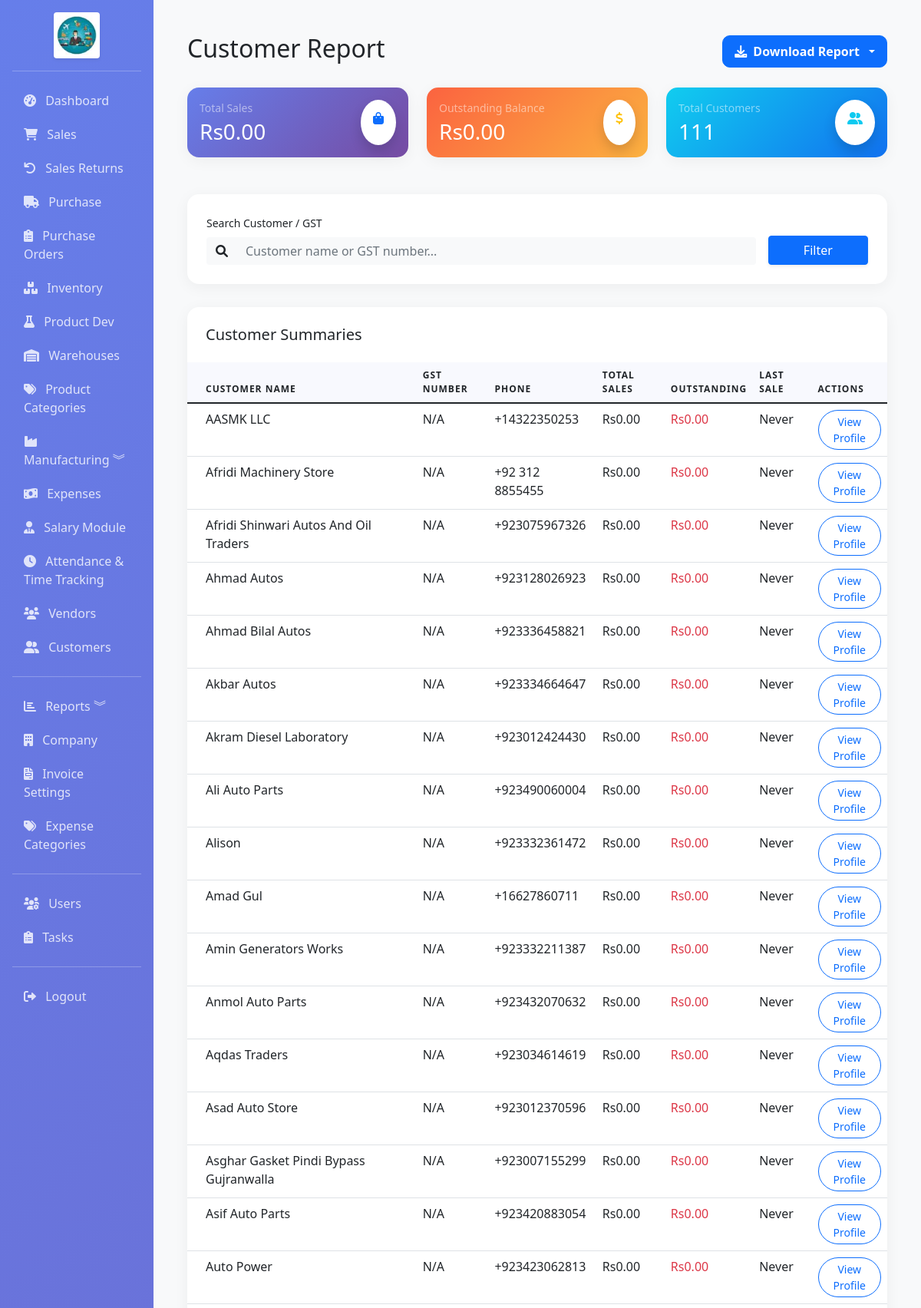
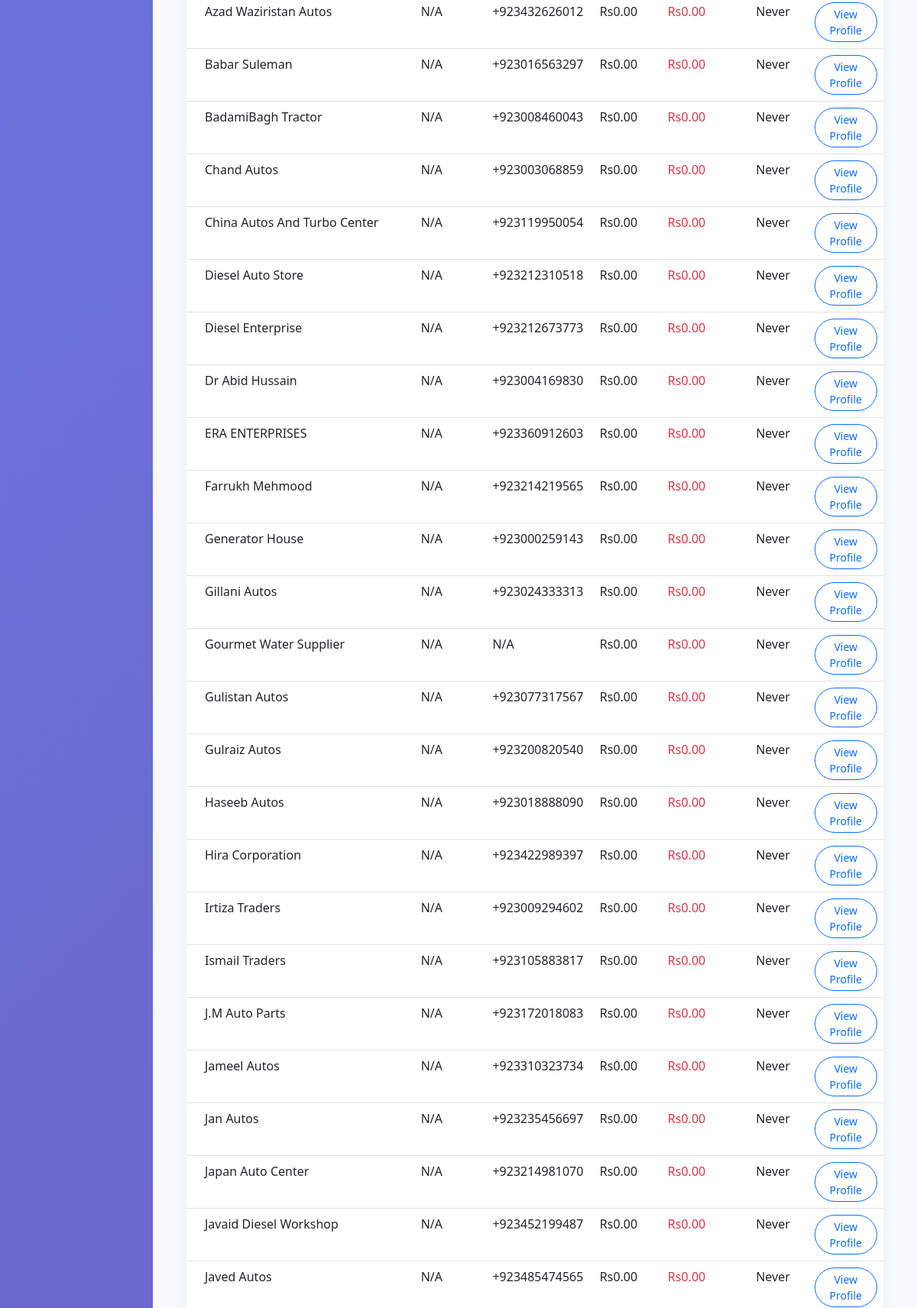
The page /reports/customer-report (signed in, upper part) on the database its author committed (2 pictures, top to bottom).
### app/models.py (models this page shows, shortened)
class Customer(db.Model):
    __tablename__ = 'customers'
    id = db.Column(db.Integer, primary_key=True)
    name = db.Column(db.String(100), nullable=False, index=True)
    email = db.Column(db.String(120), index=True)
    phone = db.Column(db.String(20))
    address = db.Column(db.Text)
    gst_number = db.Column(db.String(20), index=True)
    pan_number = db.Column(db.String(20))
    contact_person = db.Column(db.String(100))
    payment_terms = db.Column(db.Integer, default=30)  # Days
    credit_limit = db.Column(db.Float, default=0)
    opening_balance = db.Column(db.Float, default=0)
    is_active = db.Column(db.Boolean, default=True)
    created_at = db.Column(db.DateTime, default=datetime.utcnow)
    updated_at = db.Column(db.DateTime, default=datetime.utcnow, onupdate=datetime.utcnow)
    sales = db.relationship('Sale', backref='customer', lazy=True, cascade='all, delete-orphan')
    advances = db.relationship('CustomerAdvance', backref='customer', lazy=True, cascade='all, delete-orphan')
    @property
    def total_sales(self):
        return sum(sale.total for sale in self.sales)
    @property
    def outstanding_balance(self):
        return sum(sale.total - sale.paid_amount for sale in self.sales if sale.status != 'paid')

### app/routes/reports.py (the view)
@bp.route('/customer-report')
@login_required
def customer_report():
    search = request.args.get('search', '')
    query = Customer.query
    if search:
        query = query.filter(or_(Customer.name.ilike(f'%{search}%'), Customer.gst_number.ilike(f'%{search}%')))
    customers = query.order_by(Customer.name).all()
    total_sales = sum(c.total_sales for c in customers)
    total_outstanding = sum(c.outstanding_balance for c in customers)
    return render_template('reports/customer_report.html',
                         customers=customers,
                         search=search,
                         total_sales=total_sales,
                         total_outstanding=total_outstanding)

### app/models.py (called while the page is built)
    @property
    def is_admin(self):
        return self.role == 'admin'

### app/templates/reports/customer_report.html (shortened to what this page needs)
{% extends "base.html" %}
{% block content %}
<div class="container-fluid py-4">
    <div class="d-flex justify-content-between align-items-center mb-4">
        <h2 class="font-weight-bold">Customer Report</h2>
        <div class="dropdown">
            <button class="btn btn-primary dropdown-toggle download-btn" type="button" id="downloadDropdown" data-bs-toggle="dropdown" aria-expanded="false">
                <i class="fas fa-download"></i> Download Report
            </button>
        </div>
    </div>
    <div class="row mb-4">
        <div class="col-xl-4 col-md-6 mb-4">
            <div class="card report-card bg-gradient-primary text-white">
                <div class="card-body">
                    <div class="d-flex justify-content-between">
                        <div>
                            <p class="text-white-50 small mb-1">Total Sales</p>
                            <h3 class="mb-0">Rs{{ "%.2f"|format(total_sales) }}</h3>
                        </div>
                        <div class="icon icon-shape bg-white text-primary rounded-circle shadow">
                            <i class="fas fa-shopping-bag p-3"></i>
                        </div>
                    </div>
                </div>
            </div>
        </div>
        <div class="col-xl-4 col-md-6 mb-4">
            <div class="card report-card bg-gradient-warning text-white">
                <div class="card-body">
                    <div class="d-flex justify-content-between">
                        <div>
                            <p class="text-white-50 small mb-1">Outstanding Balance</p>
                            <h3 class="mb-0">Rs{{ "%.2f"|format(total_outstanding) }}</h3>
                        </div>
                        <div class="icon icon-shape bg-white text-warning rounded-circle shadow">
                            <i class="fas fa-dollar-sign p-3"></i>
                        </div>
                    </div>
                </div>
            </div>
        </div>
        <div class="col-xl-4 col-md-6 mb-4">
            <div class="card report-card bg-gradient-info text-white">
                <div class="card-body">
                    <div class="d-flex justify-content-between">
                        <div>
                            <p class="text-white-50 small mb-1">Total Customers</p>
                            <h3 class="mb-0">{{ customers|length }}</h3>
                        </div>
                        <div class="icon icon-shape bg-white text-info rounded-circle shadow">
                            <i class="fas fa-user-friends p-3"></i>
                        </div>
                    </div>
                </div>
            </div>
        </div>
    </div>
    <div class="filter-section">
        <form method="GET" action="{{ url_for('reports.customer_report') }}" class="row g-3">
            <div class="col-md-10">
                <label class="form-label small font-weight-bold">Search Customer / GST</label>
                <div class="input-group">
                    <span class="input-group-text bg-light border-0"><i class="fas fa-search"></i></span>
                    <input type="text" name="search" class="form-control bg-light border-0" placeholder="Customer name or GST number..." value="{{ search }}">
                </div>
            </div>
            <div class="col-md-2 d-flex align-items-end">
                <button type="submit" class="btn btn-primary w-100 shadow-sm">Filter</button>
            </div>
        </form>
    </div>
    <div class="card report-card">
        <div class="card-header bg-transparent border-0 pt-4 px-4">
            <h5 class="mb-0">Customer Summaries</h5>
        </div>
        <div class="card-body px-0">
            <div class="table-responsive">
                <table class="table align-items-center table-flush">
                    <thead>
                        <tr>
                            <th class="px-4">Customer Name</th>
                            <th>GST Number</th>
                            <th>Phone</th>
                            <th>Total Sales</th>
                            <th>Outstanding</th>
                            <th>Last Sale</th>
                            <th>Actions</th>
                        </tr>
                    </thead>
                    <tbody>
                        {% for customer in customers %}
                        <tr>
                            <td class="px-4 font-weight-bold">{{ customer.name }}</td>
                            <td>{{ customer.gst_number or 'N/A' }}</td>
                            <td>{{ customer.phone or 'N/A' }}</td>
                            <td>Rs{{ "%.2f"|format(customer.total_sales) }}</td>
                            <td><span class="text-danger font-weight-bold">Rs{{ "%.2f"|format(customer.outstanding_balance) }}</span></td>
                            <td>
                                {% if customer.sales %}
                                {{ (customer.sales|sort(attribute='date', reverse=True))[0].date.strftime('%Y-%m-%d') }}
                                {% else %}
                                Never
                                {% endif %}
                            </td>
                            <td>
                                <a href="{{ url_for('sales.customer_profile', id=customer.id) }}" class="btn btn-sm btn-outline-primary rounded-pill">View Profile</a>
                            </td>
                        </tr>
                        {% endfor %}
                    </tbody>
                </table>
            </div>
        </div>
    </div>
</div>
{% endblock %}

### app/templates/reports/customer_report.html (style rules this page uses)
.report-card { border: none; border-radius: 15px; box-shadow: 0 4px 20px rgba(0,0,0,0.05); transition: transform 0.3s ease; background: white; }
.bg-gradient-primary { background: linear-gradient(135deg, #667eea 0%, #764ba2 100%); }
.bg-gradient-warning { background: linear-gradient(135deg, #fb6340 0%, #fbb140 100%); }
.bg-gradient-info { background: linear-gradient(135deg, #11cdef 0%, #1171ef 100%); }
.filter-section { background: white; padding: 25px; border-radius: 15px; box-shadow: 0 4px 20px rgba(0,0,0,0.05); margin-bottom: 30px; }
.table thead th { background-color: #f8f9fe; text-transform: uppercase; font-size: 0.75rem; letter-spacing: 1px; border-bottom: 1px solid #e9ecef; }
.download-btn { border-radius: 10px; padding: 8px 15px; font-weight: 600; display: inline-flex; align-items: center; gap: 8px; }

### rows shown on the page
Customer: name "AASMK LLC", gst_number "N/A", phone "+14322350253", total_sales "0.00", outstanding_balance "0.00"
Customer: name "Afridi Machinery Store", gst_number "N/A", phone "+92 312 8855455", total_sales "0.00", outstanding_balance "0.00"
Customer: name "Afridi Shinwari Autos And Oil Traders", gst_number "N/A", phone "+923075967326", total_sales "0.00", outstanding_balance "0.00"
Customer: name "Ahmad Autos", gst_number "N/A", phone "+923128026923", total_sales "0.00", outstanding_balance "0.00"
Customer: name "Ahmad Bilal Autos", gst_number "N/A", phone "+923336458821", total_sales "0.00", outstanding_balance "0.00"
Customer: name "Akbar Autos", gst_number "N/A", phone "+923334664647", total_sales "0.00", outstanding_balance "0.00"
Customer: name "Akram Diesel Laboratory", gst_number "N/A", phone "+923012424430", total_sales "0.00", outstanding_balance "0.00"
Customer: name "Ali Auto Parts", gst_number "N/A", phone "+923490060004", total_sales "0.00", outstanding_balance "0.00"
Customer: name "Alison", gst_number "N/A", phone "+923332361472", total_sales "0.00", outstanding_balance "0.00"
Customer: name "Amad Gul", gst_number "N/A", phone "+16627860711", total_sales "0.00", outstanding_balance "0.00"
Customer: name "Amin Generators Works", gst_number "N/A", phone "+923332211387", total_sales "0.00", outstanding_balance "0.00"
Customer: name "Anmol Auto Parts", gst_number "N/A", phone "+923432070632", total_sales "0.00", outstanding_balance "0.00"
Customer: name "Aqdas Traders", gst_number "N/A", phone "+923034614619", total_sales "0.00", outstanding_balance "0.00"
Customer: name "Asad Auto Store", gst_number "N/A", phone "+923012370596", total_sales "0.00", outstanding_balance "0.00"
Customer: name "Asghar Gasket Pindi Bypass Gujranwalla", gst_number "N/A", phone "+923007155299", total_sales "0.00", outstanding_balance "0.00"
Customer: name "Asif Auto Parts", gst_number "N/A", phone "+923420883054", total_sales "0.00", outstanding_balance "0.00"
Customer: name "Auto Power", gst_number "N/A", phone "+923423062813", total_sales "0.00", outstanding_balance "0.00"
Customer: name "Azad Waziristan Autos", gst_number "N/A", phone "+923432626012", total_sales "0.00", outstanding_balance "0.00"
Customer: name "Babar Suleman", gst_number "N/A", phone "+923016563297", total_sales "0.00", outstanding_balance "0.00"
Customer: name "BadamiBagh Tractor", gst_number "N/A", phone "+923008460043", total_sales "0.00", outstanding_balance "0.00"
Customer: name "Chand Autos", gst_number "N/A", phone "+923003068859", total_sales "0.00", outstanding_balance "0.00"
Customer: name "China Autos And Turbo Center", gst_number "N/A", phone "+923119950054", total_sales "0.00", outstanding_balance "0.00"
Customer: name "Diesel Auto Store", gst_number "N/A", phone "+923212310518", total_sales "0.00", outstanding_balance "0.00"
Customer: name "Diesel Enterprise", gst_number "N/A", phone "+923212673773", total_sales "0.00", outstanding_balance "0.00"
Customer: name "Dr Abid Hussain", gst_number "N/A", phone "+923004169830", total_sales "0.00", outstanding_balance "0.00"
Customer: name "ERA ENTERPRISES", gst_number "N/A", phone "+923360912603", total_sales "0.00", outstanding_balance "0.00"
Customer: name "Farrukh Mehmood", gst_number "N/A", phone "+923214219565", total_sales "0.00", outstanding_balance "0.00"
Customer: name "Generator House", gst_number "N/A", phone "+923000259143", total_sales "0.00", outstanding_balance "0.00"
Customer: name "Gillani Autos", gst_number "N/A", phone "+923024333313", total_sales "0.00", outstanding_balance "0.00"
Customer: name "Gourmet Water Supplier", gst_number "N/A", phone "N/A", total_sales "0.00", outstanding_balance "0.00"
Customer: name "Gulistan Autos", gst_number "N/A", phone "+923077317567", total_sales "0.00", outstanding_balance "0.00"
Customer: name "Gulraiz Autos", gst_number "N/A", phone "+923200820540", total_sales "0.00", outstanding_balance "0.00"
Customer: name "Haseeb Autos", gst_number "N/A", phone "+923018888090", total_sales "0.00", outstanding_balance "0.00"
Customer: name "Hira Corporation", gst_number "N/A", phone "+923422989397", total_sales "0.00", outstanding_balance "0.00"
Customer: name "Irtiza Traders", gst_number "N/A", phone "+923009294602", total_sales "0.00", outstanding_balance "0.00"
Customer: name "Ismail Traders", gst_number "N/A", phone "+923105883817", total_sales "0.00", outstanding_balance "0.00"
Customer: name "J.M Auto Parts", gst_number "N/A", phone "+923172018083", total_sales "0.00", outstanding_balance "0.00"
Customer: name "Jameel Autos", gst_number "N/A", phone "+923310323734", total_sales "0.00", outstanding_balance "0.00"
Customer: name "Jan Autos", gst_number "N/A", phone "+923235456697", total_sales "0.00", outstanding_balance "0.00"
Customer: name "Japan Auto Center", gst_number "N/A", phone "+923214981070", total_sales "0.00", outstanding_balance "0.00"
Customer: name "Javaid Diesel Workshop", gst_number "N/A", phone "+923452199487", total_sales "0.00", outstanding_balance "0.00"
Customer: name "Javed Autos", gst_number "N/A", phone "+923485474565", total_sales "0.00", outstanding_balance "0.00"

### other values the page prints
{{ "%.2f"|format(total_sales) }} "0.00"
{{ "%.2f"|format(total_outstanding) }} "0.00"
{{ customers|length }} "111"
